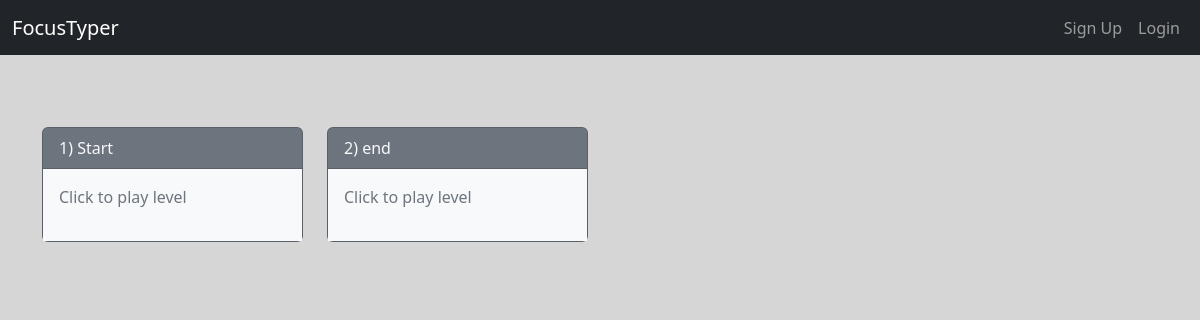
Before: / with the older database file.
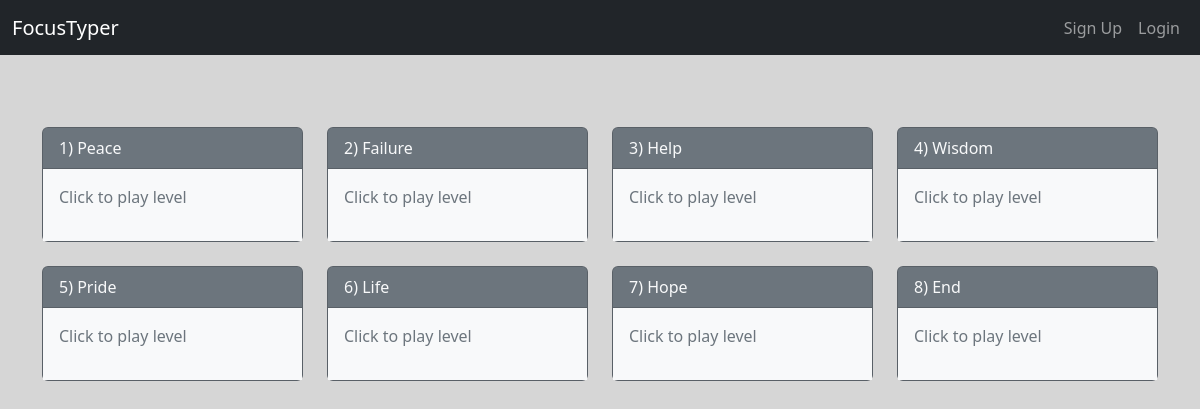
After: the same page with the newer database file.
### my_app/models.py (models this page shows, shortened)
class Level(models.Model):
    level_number = models.IntegerField(unique=True, default=None)
    level_title = models.CharField(max_length=50)
    level_text = models.CharField(max_length=500)

### my_app/views.py (the view)
# urls.py: 2. Add a URL to urlpatterns:  path('', views.home, name='home')
def home(request):
    levels = Level.objects.all()
    records = []
    user = request.user
    for level in levels:
        if user.is_authenticated:
            try:
                record = User_Level_Record.objects.get(level=level, user=user)
                records.append({'level': level, 'record': record})
            except User_Level_Record.DoesNotExist:
                records.append({'level': level, 'record': None})
        else:
            records.append({'level': level, 'record': None})
    context = {
        'records':records
    }
    return render(request, 'home.html', context)

### my_app/templates/home.html
{% extends 'base.html' %}
{% block content %}
	{% include 'navbar.html' %}
	<div class="container">
		<br><br><br>
		<div class="row row-cols-1 row-cols-md-4 g-4">
			{% for record in records %}
				<div class="col">
					<a href="{% url 'play' record.level.level_number %}" class="text-decoration-none">
						<div class="card text-bg-secondary mb-3 h-100">
							<div class="card-header bg-secondary text-light">
								{{record.level.level_number}}) {{record.level.level_title}}
							</div>
							<div class="card-body bg-light text-secondary">
								{% if record.record %}
									<div id="card-score" class="card-text">Score: {{ record.record.score }}</div>
									<div class="card-text">Speed: {{ record.record.speed }} wpm</div>
									<div class="card-text">Accuracy: {{ record.record.accuracy }}%</div>
								{% else %}
									<div class="card-text">Click to play level</div>
								{% endif %}
							</div>
						</div>
					</a>
				</div>
			{% endfor %}
		</div>
	</div>
{% endblock %}

### my_app/templates/base.html (shortened to what this page needs)
{% load static %}
<!DOCTYPE html>
<html lang="en" style="height: 100%">
	<head>
		<link
			href="https://cdn.jsdelivr.net/npm/bootstrap@5.3.0-alpha3/dist/css/bootstrap.min.css"
			rel="stylesheet"
		/>
		<link rel="stylesheet" href="{% static 'css/base.css' %}">
		<link rel="stylesheet" href="{% static 'css/play.css' %}">
		<link rel="stylesheet" href="{% static 'css/login.css' %}">
		<link rel="stylesheet" href="{% static 'css/navbar.css' %}">
		<link rel="stylesheet" href="{% static 'css/register.css' %}">
		<link rel="stylesheet" href="{% static 'css/recap.css' %}">
		<link rel="stylesheet" href="{% static 'css/home.css' %}">
	</head>
	<body>
			{% block content %}
      		{% endblock %}
	</body>
</html>

### my_app/templates/navbar.html
<nav class="navbar navbar-expand bg-dark navbar-dark">
	<div class="container-fluid">
		<a class="navbar-brand" href="{% url 'home' %}">FocusTyper</a>
		<div class="justify-content-end" id="navbarNav">
			{% if user.is_authenticated %}
			<ul class="navbar-nav">
				<li class="nav-item dropdown">
					<a class="nav-link dropdown-toggle" role="button" data-bs-toggle="dropdown" aria-expanded="false">
						{{user.username}}
					</a>
					<ul class="dropdown-menu dropdown-menu-end">
						<li><a class="dropdown-item" href="{% url 'logout' %}">Logout</a></li>
					</ul>
				</li>
			</ul>
			{% else %}
			<ul class="navbar-nav">
				<li class="nav-item">
					<a class="nav-link" href="{% url 'register' %}">Sign Up</a>
				</li>
				<li class="nav-item">
					<a class="nav-link" href="{% url 'login' %}">Login</a>
				</li>
			</ul>
			{% endif %}
		</div>
	</div>
</nav>

### my_app/static/css/base.css (style rules this page uses)
body { height: 100vh; background-color: rgb(214, 214, 214); font-size: 16px; }

### my_app/static/css/play.css (style rules this page uses)
html, nav { height: 55px; }

### my_app/static/css/home.css (style rules this page uses)
.card { transition: transform 0.2s ease-in-out; }

Changed rows visible on the page:
removed Level: level.level_number "1", level.level_title "Start"
removed Level: level.level_number "2", level.level_title "end"
added Level: level.level_number "1", level.level_title "Peace"
added Level: level.level_number "2", level.level_title "Failure"
added Level: level.level_number "3", level.level_title "Help"
added Level: level.level_number "4", level.level_title "Wisdom"
added Level: level.level_number "5", level.level_title "Pride"
added Level: level.level_number "6", level.level_title "Life"
added Level: level.level_number "7", level.level_title "Hope"
added Level: level.level_number "8", level.level_title "End"
